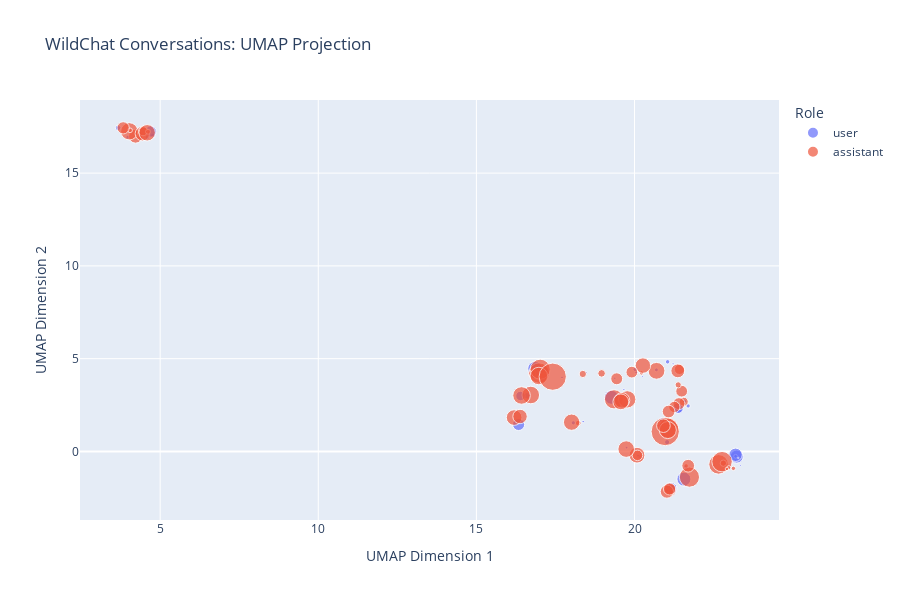

The code cell stored with this chart in its notebook:
### Markdown cell above
## Example: Basic Interactive Visualization

Let's create a simple interactive plot to verify our data is ready.

### Code cell
# Create an interactive plot with role colors
import plotly.express as px

fig = px.scatter(
    viz_ready_df,
    x='x_umap',
    y='y_umap',
    color='conversation.role',
    size='segment_length',
    hover_data={
        'conversation.content': True,
        'conversation.role': True,
    },
    title='WildChat Conversations: UMAP Projection',
    labels={
        'x_umap': 'UMAP Dimension 1',
        'y_umap': 'UMAP Dimension 2',
        'conversation.role': 'Role'
    },
    width=900,
    height=600
)

fig.update_traces(marker=dict(opacity=0.7))
fig.show()

print("\n✅ Interactive visualization created!")
print("Hover over points to see the conversation content and metadata.")

### Figure 1 — Plotly figure (JSON) as saved in the notebook; plotly's stock layout.template omitted (floating-point values rounded to 4 significant figures; data arrays with more than 128 entries replaced by an {"elided": "..."} marker saying what was removed)
{"data": [{"customdata": {"elided": "100x2 str values"}, "hovertemplate": "Role=%{customdata[1]}<br>UMAP Dimension 1=%{x}<br>UMAP Dimension 2=%{y}<br>segment_length=%{marker.size}<br>conversation.content=%{customdata[0]}<extra></extra>", "legendgroup": "user", "marker": {"color": "#636efa", "opacity": 0.7, "size": [1373, 115, 1428, 1568, 71, 1689, 1689, 770, 367, 710, 130, 148, 414, 890, 141, 109, 134, 67, 39, 40, 17, 8, 27, 47, 145, 160, 144, 137, 156, 195, 33, 241, 4, 26, 1574, 47, 55, 54, 24, 28, 1019, 119, 240, 208, 175, 73, 1167, 1129, 140, 252, 383, 91, 211, 80, 78, 333, 158, 62, 85, 1381, 31, 1595, 32, 35, 41, 38, 76, 6344, 1251, 60, 72, 3621, 23, 58, 49, 41, 41, 30, 37, 32, 49, 874, 121, 145, 48, 6212, 101, 44, 3621, 23, 16, 25, 14, 14, 45, 6344, 64, 40, 151, 3137], "sizemode": "area", "sizeref": 15.98, "symbol": "circle"}, "mode": "markers", "name": "user", "orientation": "v", "showlegend": true, "type": "scatter", "x": [23.23, 23.2, 23.19, 21.56, 16.92, 17.09, 16.85, 16.82, 16.61, 16.39, 21.58, 21.7, 21.4, 21.38, 21.6, 21.65, 20.14, 20.11, 19.66, 21.22, 23.28, 23.03, 23.35, 18.38, 18.06, 21.05, 4.392, 3.981, 4.595, 4.77, 3.741, 3.667, 4.577, 20.25, 19.27, 19.38, 19.75, 17.71, 18.28, 18.49, 4.701, 20.69, 19.6, 19.45, 19.52, 16.21, 16.33, 21.16, 21.01, 20.87, 20.82, 20.92, 21.03, 20.92, 20.06, 21.23, 20.02, NaN, NaN, NaN, NaN, NaN, NaN, NaN, NaN, NaN, NaN, NaN, NaN, NaN, NaN, NaN, NaN, NaN, NaN, NaN, NaN, NaN, NaN, NaN, NaN, NaN, NaN, NaN, NaN, NaN, NaN, NaN, NaN, NaN, NaN, NaN, NaN, NaN, NaN, NaN, NaN, NaN, NaN, NaN], "xaxis": "x", "y": [-0.2761, -0.2624, -0.1807, -1.492, 4.333, 4.235, 4.461, 4.19, 3.001, 2.991, 2.703, 2.452, 2.259, 2.331, -0.8438, -0.915, -0.2592, -0.2223, 3.333, 4.723, -0.3507, -0.7428, -0.7575, 1.609, 1.54, 4.829, 16.9, 16.94, 16.92, 17.03, 17.45, 17.44, 17.19, 4.039, 2.919, 3.945, 0.2057, 3.992, 4.228, 4.257, 17.24, 4.396, 2.889, 2.652, 2.669, 1.621, 1.452, -1.986, -2.105, 1.679, 1.332, 0.8167, 0.5026, 1.492, 4.266, -1.927, 4.421, NaN, NaN, NaN, NaN, NaN, NaN, NaN, NaN, NaN, NaN, NaN, NaN, NaN, NaN, NaN, NaN, NaN, NaN, NaN, NaN, NaN, NaN, NaN, NaN, NaN, NaN, NaN, NaN, NaN, NaN, NaN, NaN, NaN, NaN, NaN, NaN, NaN, NaN, NaN, NaN, NaN, NaN, NaN], "yaxis": "y"}, {"customdata": {"elided": "100x2 str values"}, "hovertemplate": "Role=%{customdata[1]}<br>UMAP Dimension 1=%{x}<br>UMAP Dimension 2=%{y}<br>segment_length=%{marker.size}<br>conversation.content=%{customdata[0]}<extra></extra>", "legendgroup": "assistant", "marker": {"color": "#EF553B", "opacity": 0.7, "size": [3069, 326, 3336, 3270, 423, 3348, 3227, 2460, 2469, 2462, 1118, 638, 1152, 1033, 165, 1307, 1989, 885, 310, 830, 142, 96, 153, 263, 2131, 1536, 1559, 2385, 1650, 659, 181, 1201, 195, 150, 2947, 1142, 2195, 5937, 429, 460, 2159, 2260, 2387, 1936, 1996, 1956, 1667, 1303, 1405, 1293, 3151, 6393, 2334, 1488, 1916, 1181, 1102, 367, 1575, 4541, 192, 4948, 142, 330, 357, 319, 206, 1699, 1286, 873, 1682, 474, 443, 527, 561, 513, 748, 635, 682, 734, 1303, 2961, 1197, 1103, 448, 90, 1240, 1604, 801, 483, 24, 944, 1154, 1226, 1556, 2170, 1776, 235, 1091, 726], "sizemode": "area", "sizeref": 15.98, "symbol": "circle"}, "mode": "markers", "name": "assistant", "orientation": "v", "showlegend": true, "type": "scatter", "x": [22.66, 22.81, 22.77, 21.74, 16.76, 16.98, 17.02, 16.98, 16.72, 16.43, 21.49, 21.56, 21.4, 21.26, 21.63, 21.7, 20.08, 20.09, 21.38, 21.42, 22.98, 22.92, 23.13, 18.22, 18.01, 21.37, 4.223, 4.024, 4.436, 4.457, 4.047, 3.83, 4.617, 20.22, 19.35, 19.44, 19.74, 17.41, 18.36, 18.96, 4.589, 20.7, 19.77, 19.6, 19.57, 16.19, 16.38, 21.11, 21.02, 21.08, 21.07, 20.97, 21.05, 20.91, 20.26, 21.11, 19.92, NaN, NaN, NaN, NaN, NaN, NaN, NaN, NaN, NaN, NaN, NaN, NaN, NaN, NaN, NaN, NaN, NaN, NaN, NaN, NaN, NaN, NaN, NaN, NaN, NaN, NaN, NaN, NaN, NaN, NaN, NaN, NaN, NaN, NaN, NaN, NaN, NaN, NaN, NaN, NaN, NaN, NaN, NaN], "xaxis": "x", "y": [-0.6973, -0.6328, -0.5503, -1.384, 4.201, 4.221, 4.431, 4.064, 3.041, 3.016, 3.247, 2.681, 2.575, 2.398, -0.7821, -0.7708, -0.2025, -0.2119, 3.587, 4.421, -0.8829, -0.9427, -0.9125, 1.529, 1.577, 4.343, 16.99, 17.25, 17.12, 17.25, 17.31, 17.44, 17.23, 4.231, 2.809, 3.915, 0.1272, 4.029, 4.175, 4.208, 17.17, 4.344, 2.808, 2.754, 2.674, 1.825, 1.884, -2.073, -2.164, 2.151, 1.261, 1.07, 1.152, 1.388, 4.628, -2.022, 4.273, NaN, NaN, NaN, NaN, NaN, NaN, NaN, NaN, NaN, NaN, NaN, NaN, NaN, NaN, NaN, NaN, NaN, NaN, NaN, NaN, NaN, NaN, NaN, NaN, NaN, NaN, NaN, NaN, NaN, NaN, NaN, NaN, NaN, NaN, NaN, NaN, NaN, NaN, NaN, NaN, NaN, NaN, NaN], "yaxis": "y"}], "layout": {"height": 600, "legend": {"itemsizing": "constant", "title": {"text": "Role"}, "tracegroupgap": 0}, "title": {"text": "WildChat Conversations: UMAP Projection"}, "width": 900, "xaxis": {"anchor": "y", "domain": [0, 1], "title": {"text": "UMAP Dimension 1"}}, "yaxis": {"anchor": "x", "domain": [0, 1], "title": {"text": "UMAP Dimension 2"}}}}
